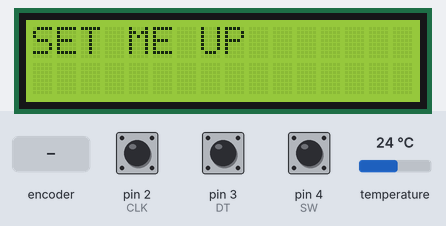
Recording of a sketch running on a simulated Arduino Uno, built with avr-gcc and run on an emulated ATmega328P. Parts: 16×2 character LCD. The test bench sets the inputs (shaded band); at power-on: pin 4 (SW) HIGH, pin 2 (CLK) HIGH, pin 3 (DT) HIGH, temperature 24 °C. The local clock reads 2024-03-15 10:24:30 at power-on unless the sketch sets it; what the sketch prints to the serial monitor is not drawn.

Above: at 1.2 s.
1.3 s: pin 4 (SW) pulled LOW for 0.15 s
At 1.9 s:
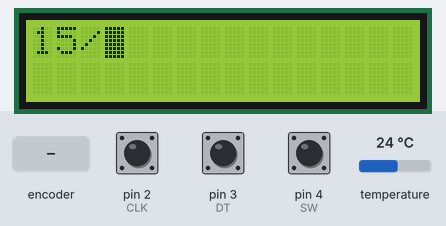
4.4 s: pin 4 (SW) pulled LOW for 1 s
At 6.1 s:
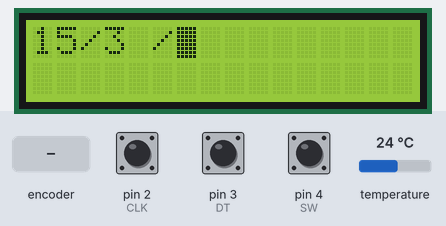
8.4 s: pin 4 (SW) pulled LOW for 0.15 s
At 9.5 s:
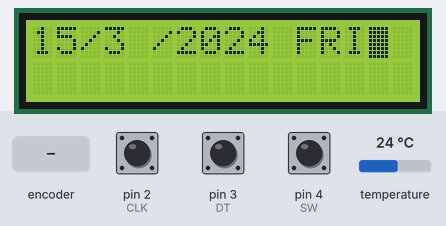
11.5 s: rotary encoder on pin 2 (CLK) / pin 3 (DT) turned 3 steps (first pin leading)
At 13.5 s:
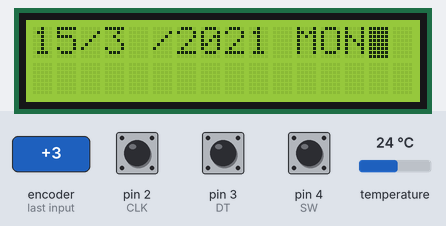
15.1 s: rotary encoder on pin 2 (CLK) / pin 3 (DT) turned 3 steps (first pin leading)
At 17.0 s:
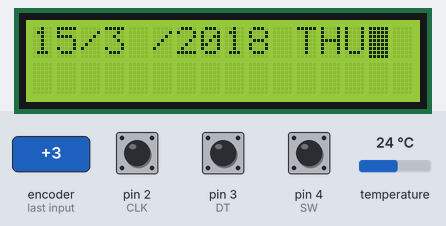
17.3 s: pin 4 (SW) pulsed LOW 5 times (0.12 s each, 0.3 s apart)
At 19.8 s:
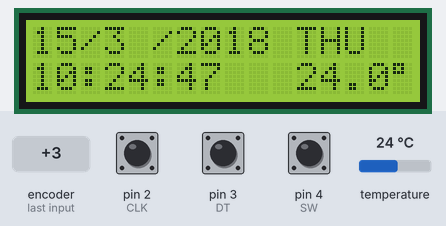
Timing chart, 0 to 21.3 s (numbered marks = the images above; inputs shaded):
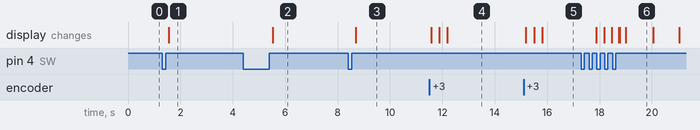

Measured:
- after the input at 1.3 s, the display: changes after 0.26 s (image 1)
- after the input at 4.4 s, the display: changes after 1.1 s (image 2)
- after the input at 8.4 s, the display: changes after 0.29 s (image 3)
- after the input at 11.5 s, the display: first changes after 0.07 s (image 4 shows a later state)
- after the input at 15.1 s, the display: first changes after 0.09 s (image 5 shows a later state)
- after the input at 17.3 s, the display: first changes after 0.57 s (image 6 shows a later state)
- what the display in image 6 shows lasts 1.1 s, from 19.0 s to 20.1 s

The sketch:

LCDDisplayRTCRotaryEncoder.ino
```cpp
//3
#include <Wire.h>
#include <DS3231.h>
#include <LiquidCrystal_I2C.h>
#include "PushButton.h"
DS3231 RTC;
LiquidCrystal_I2C lcd(0x27,16,2);
#define CLK 2
#define DT 3
#define SW 4
#define buttonUP 2
#define buttonDOWN 1
#define buttonNOCHANGE 3
boolean setupDone=false;
enum clockState { UNDEFINED=0, RUNNING, SETDAY, SETMON, SETYEAR, SETDOW, SETHOUR, SETMIN, SETSEC } setupState;
PushButton buttonSETUP(SW);
bool help=false;
bool century = false;
bool h12Flag=false;
bool pmFlag=false;
String DoW[7]={"MON","TUE","WED","THU","FRI","SAT","SUN"};
int counter=0;
int currentStateCLK;
int lastStateCLK;
byte buttonStateSETUP=buttonNOCHANGE;
void checkSwitchCondition(void){
  buttonStateSETUP=buttonSETUP.stateChanged();
  if(buttonStateSETUP==buttonUP){
    Serial.println("Button pressed!");
    Serial.println(setupState);
  if(setupState==RUNNING){
        Serial.println(setupState);
        setupState=SETDAY;
        lcd.setCursor(1,0);
        lcd.blink();
      }else if(setupState==SETDAY){
        Serial.println(setupState);
        setupState=SETMON;
        lcd.setCursor(1,0);
        lcd.noBlink();
        lcd.setCursor(4,0);
        lcd.blink();
      }else if(setupState==SETMON){
        Serial.println(setupState);
        setupState=SETYEAR;
        lcd.setCursor(5,0);
        lcd.noBlink();
        lcd.setCursor(9,0);
        lcd.blink();
      }else if(setupState==SETYEAR){
        Serial.println(setupState);
        setupState=SETDOW;
        lcd.setCursor(9,0);
        lcd.noBlink();
        lcd.setCursor(13,0);
        lcd.blink();
      }else if(setupState==SETDOW){
        Serial.println(setupState);
        setupState=SETHOUR;
        lcd.setCursor(13,0);
        lcd.noBlink();
        lcd.setCursor(1,1);
        lcd.blink();
      }else if(setupState==SETHOUR){
        Serial.println(setupState);
        lcd.setCursor(1,1);
        lcd.noBlink();
        lcd.setCursor(4,1);
        lcd.blink();
        setupState=SETMIN;
      }else if(setupState==SETMIN){
        Serial.println(setupState);
        lcd.setCursor(4,1);
        lcd.noBlink();
        lcd.setCursor(7,1);
        lcd.blink();
        setupState=SETSEC;
      }else if(setupState==SETSEC){
        Serial.println(setupState);
       lcd.setCursor(7,1);
        lcd.noBlink();
        setupState=RUNNING;
      }
  }
}
void printToLCD(){
  byte timeToCheck;
  lcd.setCursor(0,0);
  lcd.print(RTC.getDate(),DEC);
  lcd.setCursor(2,0);
  lcd.print("/");
  lcd.setCursor(3,0);
  lcd.print(RTC.getMonth(century),DEC);
  lcd.setCursor(5,0);
  lcd.print("/");
  lcd.setCursor(6,0);
  lcd.print("20");
  lcd.setCursor(8,0);
  lcd.print(RTC.getYear(),DEC);
  lcd.setCursor(11,0);
  lcd.print(DoW[RTC.getDoW()-1]);
  timeToCheck=RTC.getHour(h12Flag,pmFlag);
  if(timeToCheck<0){
    timeToCheck=24;
  }else if(timeToCheck>24){
    timeToCheck=0;
  }
  if(timeToCheck<10){
    lcd.setCursor(0,1);
    lcd.print("0");
    lcd.setCursor(1,1);
  }else{
    lcd.setCursor(0,1);
  }
  lcd.print(timeToCheck,DEC);
  lcd.setCursor(2,1);
  lcd.print(":");
  timeToCheck=RTC.getMinute();
  if(timeToCheck<0){
    timeToCheck=60;
  }else if(timeToCheck>60){
    timeToCheck=0;
  }
  if(timeToCheck<10){
    lcd.setCursor(3,1);
    lcd.print("0");
    lcd.setCursor(4,1);
  }else{
    lcd.setCursor(3,1);
  }
  lcd.print(timeToCheck,DEC);
  lcd.setCursor(5,1);
  lcd.print(":");
  timeToCheck=RTC.getSecond();
  if(timeToCheck<0){
    timeToCheck=60;
  }else if(timeToCheck>60){
    timeToCheck=0;
  }
  if(timeToCheck<10){
    lcd.setCursor(6,1);
    lcd.print("0");
    lcd.setCursor(7,1);
  }else{
    lcd.setCursor(6,1);
  }
  lcd.print(timeToCheck,DEC);
  lcd.setCursor(11,1);
  lcd.print(RTC.getTemperature(),1);
  lcd.setCursor(15,1);
  lcd.print((char)223);
}
void setup() {
  // put your setup code here, to run once:
  lcd.init();
  lcd.backlight();
  Wire.begin();
  Serial.begin(9600);
  pinMode(CLK,INPUT);
  pinMode(DT,INPUT);
  pinMode(SW, INPUT_PULLUP);
  lastStateCLK = digitalRead(CLK);
  setupState=RUNNING;
  lcd.setCursor(0,0);
  lcd.print("SET ME UP");
}
byte correctDate(byte num){
  if (setupState==SETDAY){
    if(num<0){
      num=31;
    }else if(num>31){
      num=0;
    }
  }else if(setupState==SETMON){
    if(num<0){
      num=12;
    }else if(num>12){
      num=0;
    }
  }else if(setupState==SETHOUR){
    if(num<0){
      num=24;
    }else if(num>24){
      num=0;
    }
  }else if(setupState==SETMIN||setupState==SETSEC){
    if(num<0){
      num=60;
    }else if(num>60){
      num=0;
    }
  }
  return num;
}
byte getCounter(byte num){
  currentStateCLK = digitalRead(CLK);
   if (currentStateCLK != lastStateCLK&&currentStateCLK==1){
    if (digitalRead(DT) != currentStateCLK) {
      num--;
      num=correctDate(num);
      Serial.println(num);
    } else {
      num++;
      num=correctDate(num);
      Serial.println(num);
    }
   }
   lastStateCLK=currentStateCLK;
   return num;
}
void loop() {
  // put your main code here, to run repeatedly:
  if(setupDone){
    printToLCD();
  }else{
    checkSwitchCondition();
    if(setupState==SETDAY){
    lcd.clear();
    byte currDay=RTC.getDate();
    byte setupDate=getCounter(currDay);
    RTC.setDate(setupDate);
    lcd.setCursor(0,0);
    lcd.print(RTC.getDate(),DEC);
    lcd.setCursor(2,0);
    lcd.print("/");
   }else if(setupState==SETMON){
    byte currMonth=RTC.getMonth(century);
    byte setupMonth=getCounter(currMonth);
    RTC.setMonth(setupMonth);
    lcd.setCursor(3,0);
    lcd.print(RTC.getMonth(century),DEC);
    lcd.setCursor(5,0);
    lcd.print("/");
   }else if(setupState==SETYEAR){
    byte currYear=RTC.getYear();
    byte setupYear=getCounter(currYear);
    RTC.setYear(setupYear);
    lcd.setCursor(6,0);
    lcd.print("20");
    lcd.setCursor(8,0);
    lcd.print(RTC.getYear(),DEC);
    lcd.setCursor(11,0);
    lcd.print(DoW[RTC.getDoW()-1]);
   }else if(setupState==SETDOW){
    byte currDoW=RTC.getDoW();
    byte setupDoW=getCounter(currDoW);
    RTC.setDoW(setupDoW);
    lcd.setCursor(6,0);
    lcd.print("20");
    lcd.setCursor(8,0);
    lcd.print(RTC.getYear(),DEC);
    lcd.setCursor(11,0);
    lcd.print(DoW[RTC.getDoW()-1]);
   }else if(setupState==SETHOUR){
    byte currHour=RTC.getHour(h12Flag,pmFlag);
    byte setupHour=getCounter(currHour);
    RTC.setHour(setupHour);
    lcd.setCursor(0,1);
    lcd.print(RTC.getHour(h12Flag,pmFlag),DEC);
    lcd.setCursor(2,1);
    lcd.print(":");
   }else if(setupState==SETMIN){
    byte currMinutes=RTC.getMinute();
    byte setupMinutes=getCounter(currMinutes);
    RTC.setMinute(setupMinutes);
    lcd.setCursor(3,1);
    lcd.print(RTC.getMinute(),DEC);
    lcd.setCursor(5,1);
    lcd.print(":");
   }else if(setupState==SETSEC){
    byte currSecond=RTC.getSecond();
    byte setupSecond=getCounter(currSecond);
    RTC.setSecond(setupSecond);
    lcd.setCursor(6,1);
    lcd.print(RTC.getSecond(),DEC);
    help=true;
   }else if(help){
    setupDone=true;
   }
  }
}
```

PushButton.h
```cpp
//PUSHBUTTON
#define buttonUP 2
#define buttonDOWN 1
#define buttonNOCHANGE 3

class PushButton{
  private:
   int pbpin;
   bool lastState;
   unsigned long debounce;
   unsigned long stateChangedTimeStamp;
   bool debounceWait;
  public:
  PushButton(int PB_PIN, unsigned long time1=100){
    pbpin=PB_PIN;
    lastState=false;
    debounce=time1;
    stateChangedTimeStamp=0;
    debounceWait=false;
  }
  void init(){
    pinMode(pbpin, INPUT_PULLUP);
    //update();
  }
  bool update(){
    static int ppb = HIGH; // the previous state of the button
    static unsigned long lastDebounceTime = 0; // the last time the output pin was toggled
    static bool counting = false;
    bool r = false;
    int pb = digitalRead(pbpin);
    if (counting) {
      if (millis() - lastDebounceTime > debounce) { // has been waiting long enough
        r = (ppb == HIGH && pb == LOW);
        counting = false;
        ppb = pb;
    }
  }else { // !counting
    if (ppb == HIGH && pb == LOW) {
      counting = true;
      lastDebounceTime = millis(); // record the time
  }else
    ppb = pb;
  }
  return r;
}
  bool isPressed(){
    return digitalRead(pbpin)==LOW;
  }
  byte stateChanged(){
    byte r=buttonNOCHANGE;
    bool currButtonState=isPressed();
    if(debounceWait){
      if(millis()-stateChangedTimeStamp>debounce){
//        if(lastState==LOW&&currButtonState==LOW){
//          r=buttonDOWN;
//        }else if(lastState==HIGH&&currButtonState==HIGH){
//          r=buttonUP;
//        }
        if (lastState ^ currButtonState) // is last recorded previous state different from current
          r = (lastState<<1) | currButtonState;
          debounceWait=false;
          lastState=currButtonState;
      }
    }else{
      if(lastState!=currButtonState){
        debounceWait=true;
        stateChangedTimeStamp=millis();
      }
    }
    return r;
  }
};
```
